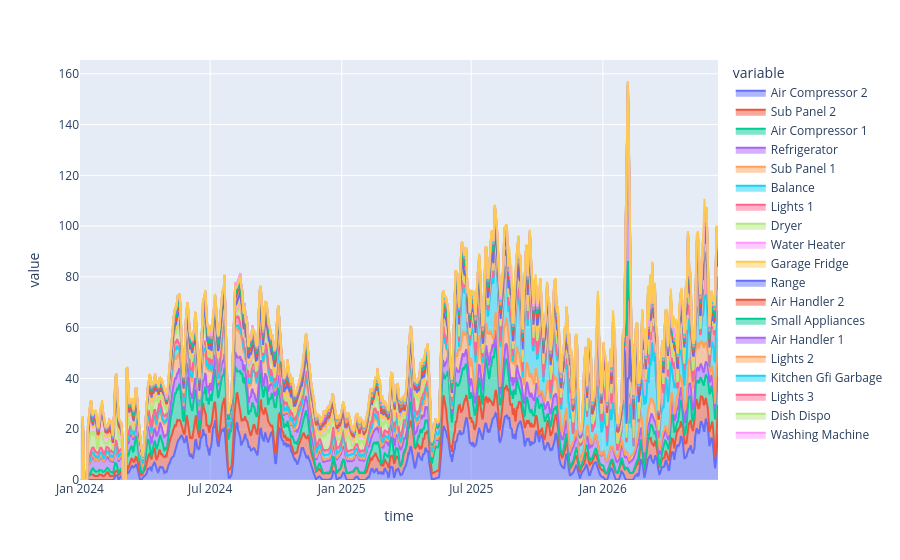

Source (notebook cell):
### Code cell
daily_consumption = df_stack[cols_to_display].rename(columns=format_entity_id).resample('D').max()
fig = px.area(daily_consumption.rolling(5).mean().fillna(0.0))
fig.show()

### Figure 1 — Plotly figure (JSON) as saved in the notebook; plotly's stock layout.template omitted (floating-point values rounded to 4 significant figures; data arrays with more than 128 entries replaced by an {"elided": "..."} marker saying what was removed)
{"data": [{"fillpattern": {"shape": ""}, "hovertemplate": "variable=Air Compressor 2<br>time=%{x}<br>value=%{y}<extra></extra>", "legendgroup": "Air Compressor 2", "line": {"color": "#636efa"}, "marker": {"symbol": "circle"}, "mode": "lines", "name": "Air Compressor 2", "orientation": "v", "showlegend": true, "stackgroup": "1", "type": "scatter", "x": {"elided": "893 str values"}, "xaxis": "x", "y": {"elided": "893 float values"}, "yaxis": "y"}, {"fillpattern": {"shape": ""}, "hovertemplate": "variable=Sub Panel 2<br>time=%{x}<br>value=%{y}<extra></extra>", "legendgroup": "Sub Panel 2", "line": {"color": "#EF553B"}, "marker": {"symbol": "circle"}, "mode": "lines", "name": "Sub Panel 2", "orientation": "v", "showlegend": true, "stackgroup": "1", "type": "scatter", "x": {"elided": "893 str values"}, "xaxis": "x", "y": {"elided": "893 float values"}, "yaxis": "y"}, {"fillpattern": {"shape": ""}, "hovertemplate": "variable=Air Compressor 1<br>time=%{x}<br>value=%{y}<extra></extra>", "legendgroup": "Air Compressor 1", "line": {"color": "#00cc96"}, "marker": {"symbol": "circle"}, "mode": "lines", "name": "Air Compressor 1", "orientation": "v", "showlegend": true, "stackgroup": "1", "type": "scatter", "x": {"elided": "893 str values"}, "xaxis": "x", "y": {"elided": "893 float values"}, "yaxis": "y"}, {"fillpattern": {"shape": ""}, "hovertemplate": "variable=Refrigerator<br>time=%{x}<br>value=%{y}<extra></extra>", "legendgroup": "Refrigerator", "line": {"color": "#ab63fa"}, "marker": {"symbol": "circle"}, "mode": "lines", "name": "Refrigerator", "orientation": "v", "showlegend": true, "stackgroup": "1", "type": "scatter", "x": {"elided": "893 str values"}, "xaxis": "x", "y": {"elided": "893 float values"}, "yaxis": "y"}, {"fillpattern": {"shape": ""}, "hovertemplate": "variable=Sub Panel 1<br>time=%{x}<br>value=%{y}<extra></extra>", "legendgroup": "Sub Panel 1", "line": {"color": "#FFA15A"}, "marker": {"symbol": "circle"}, "mode": "lines", "name": "Sub Panel 1", "orientation": "v", "showlegend": true, "stackgroup": "1", "type": "scatter", "x": {"elided": "893 str values"}, "xaxis": "x", "y": {"elided": "893 float values"}, "yaxis": "y"}, {"fillpattern": {"shape": ""}, "hovertemplate": "variable=Balance<br>time=%{x}<br>value=%{y}<extra></extra>", "legendgroup": "Balance", "line": {"color": "#19d3f3"}, "marker": {"symbol": "circle"}, "mode": "lines", "name": "Balance", "orientation": "v", "showlegend": true, "stackgroup": "1", "type": "scatter", "x": {"elided": "893 str values"}, "xaxis": "x", "y": {"elided": "893 float values"}, "yaxis": "y"}, {"fillpattern": {"shape": ""}, "hovertemplate": "variable=Lights 1<br>time=%{x}<br>value=%{y}<extra></extra>", "legendgroup": "Lights 1", "line": {"color": "#FF6692"}, "marker": {"symbol": "circle"}, "mode": "lines", "name": "Lights 1", "orientation": "v", "showlegend": true, "stackgroup": "1", "type": "scatter", "x": {"elided": "893 str values"}, "xaxis": "x", "y": {"elided": "893 float values"}, "yaxis": "y"}, {"fillpattern": {"shape": ""}, "hovertemplate": "variable=Dryer<br>time=%{x}<br>value=%{y}<extra></extra>", "legendgroup": "Dryer", "line": {"color": "#B6E880"}, "marker": {"symbol": "circle"}, "mode": "lines", "name": "Dryer", "orientation": "v", "showlegend": true, "stackgroup": "1", "type": "scatter", "x": {"elided": "893 str values"}, "xaxis": "x", "y": {"elided": "893 float values"}, "yaxis": "y"}, {"fillpattern": {"shape": ""}, "hovertemplate": "variable=Water Heater<br>time=%{x}<br>value=%{y}<extra></extra>", "legendgroup": "Water Heater", "line": {"color": "#FF97FF"}, "marker": {"symbol": "circle"}, "mode": "lines", "name": "Water Heater", "orientation": "v", "showlegend": true, "stackgroup": "1", "type": "scatter", "x": {"elided": "893 str values"}, "xaxis": "x", "y": {"elided": "893 float values"}, "yaxis": "y"}, {"fillpattern": {"shape": ""}, "hovertemplate": "variable=Garage Fridge<br>time=%{x}<br>value=%{y}<extra></extra>", "legendgroup": "Garage Fridge", "line": {"color": "#FECB52"}, "marker": {"symbol": "circle"}, "mode": "lines", "name": "Garage Fridge", "orientation": "v", "showlegend": true, "stackgroup": "1", "type": "scatter", "x": {"elided": "893 str values"}, "xaxis": "x", "y": {"elided": "893 float values"}, "yaxis": "y"}, {"fillpattern": {"shape": ""}, "hovertemplate": "variable=Range<br>time=%{x}<br>value=%{y}<extra></extra>", "legendgroup": "Range", "line": {"color": "#636efa"}, "marker": {"symbol": "circle"}, "mode": "lines", "name": "Range", "orientation": "v", "showlegend": true, "stackgroup": "1", "type": "scatter", "x": {"elided": "893 str values"}, "xaxis": "x", "y": {"elided": "893 float values"}, "yaxis": "y"}, {"fillpattern": {"shape": ""}, "hovertemplate": "variable=Air Handler 2<br>time=%{x}<br>value=%{y}<extra></extra>", "legendgroup": "Air Handler 2", "line": {"color": "#EF553B"}, "marker": {"symbol": "circle"}, "mode": "lines", "name": "Air Handler 2", "orientation": "v", "showlegend": true, "stackgroup": "1", "type": "scatter", "x": {"elided": "893 str values"}, "xaxis": "x", "y": {"elided": "893 float values"}, "yaxis": "y"}, {"fillpattern": {"shape": ""}, "hovertemplate": "variable=Small Appliances<br>time=%{x}<br>value=%{y}<extra></extra>", "legendgroup": "Small Appliances", "line": {"color": "#00cc96"}, "marker": {"symbol": "circle"}, "mode": "lines", "name": "Small Appliances", "orientation": "v", "showlegend": true, "stackgroup": "1", "type": "scatter", "x": {"elided": "893 str values"}, "xaxis": "x", "y": {"elided": "893 float values"}, "yaxis": "y"}, {"fillpattern": {"shape": ""}, "hovertemplate": "variable=Air Handler 1<br>time=%{x}<br>value=%{y}<extra></extra>", "legendgroup": "Air Handler 1", "line": {"color": "#ab63fa"}, "marker": {"symbol": "circle"}, "mode": "lines", "name": "Air Handler 1", "orientation": "v", "showlegend": true, "stackgroup": "1", "type": "scatter", "x": {"elided": "893 str values"}, "xaxis": "x", "y": {"elided": "893 float values"}, "yaxis": "y"}, {"fillpattern": {"shape": ""}, "hovertemplate": "variable=Lights 2<br>time=%{x}<br>value=%{y}<extra></extra>", "legendgroup": "Lights 2", "line": {"color": "#FFA15A"}, "marker": {"symbol": "circle"}, "mode": "lines", "name": "Lights 2", "orientation": "v", "showlegend": true, "stackgroup": "1", "type": "scatter", "x": {"elided": "893 str values"}, "xaxis": "x", "y": {"elided": "893 float values"}, "yaxis": "y"}, {"fillpattern": {"shape": ""}, "hovertemplate": "variable=Kitchen Gfi Garbage<br>time=%{x}<br>value=%{y}<extra></extra>", "legendgroup": "Kitchen Gfi Garbage", "line": {"color": "#19d3f3"}, "marker": {"symbol": "circle"}, "mode": "lines", "name": "Kitchen Gfi Garbage", "orientation": "v", "showlegend": true, "stackgroup": "1", "type": "scatter", "x": {"elided": "893 str values"}, "xaxis": "x", "y": {"elided": "893 float values"}, "yaxis": "y"}, {"fillpattern": {"shape": ""}, "hovertemplate": "variable=Lights 3<br>time=%{x}<br>value=%{y}<extra></extra>", "legendgroup": "Lights 3", "line": {"color": "#FF6692"}, "marker": {"symbol": "circle"}, "mode": "lines", "name": "Lights 3", "orientation": "v", "showlegend": true, "stackgroup": "1", "type": "scatter", "x": {"elided": "893 str values"}, "xaxis": "x", "y": {"elided": "893 float values"}, "yaxis": "y"}, {"fillpattern": {"shape": ""}, "hovertemplate": "variable=Dish Dispo<br>time=%{x}<br>value=%{y}<extra></extra>", "legendgroup": "Dish Dispo", "line": {"color": "#B6E880"}, "marker": {"symbol": "circle"}, "mode": "lines", "name": "Dish Dispo", "orientation": "v", "showlegend": true, "stackgroup": "1", "type": "scatter", "x": {"elided": "893 str values"}, "xaxis": "x", "y": {"elided": "893 float values"}, "yaxis": "y"}, {"fillpattern": {"shape": ""}, "hovertemplate": "variable=Washing Machine<br>time=%{x}<br>value=%{y}<extra></extra>", "legendgroup": "Washing Machine", "line": {"color": "#FF97FF"}, "marker": {"symbol": "circle"}, "mode": "lines", "name": "Washing Machine", "orientation": "v", "showlegend": true, "stackgroup": "1", "type": "scatter", "x": {"elided": "893 str values"}, "xaxis": "x", "y": {"elided": "893 float values"}, "yaxis": "y"}, {"fillpattern": {"shape": ""}, "hovertemplate": "variable=<br>time=%{x}<br>value=%{y}<extra></extra>", "legendgroup": "", "line": {"color": "#FECB52"}, "marker": {"symbol": "circle"}, "mode": "lines", "name": "", "orientation": "v", "showlegend": false, "stackgroup": "1", "type": "scatter", "x": {"elided": "893 str values"}, "xaxis": "x", "y": {"elided": "893 float values"}, "yaxis": "y"}], "layout": {"legend": {"title": {"text": "variable"}, "tracegroupgap": 0}, "margin": {"t": 60}, "xaxis": {"anchor": "y", "domain": [0, 1], "title": {"text": "time"}}, "yaxis": {"anchor": "x", "domain": [0, 1], "title": {"text": "value"}}}}
